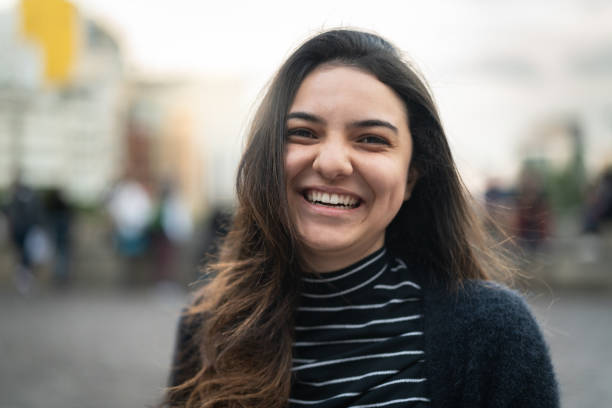
#> input picture 4-OpenCV/Capture1.jpg, 612 x 408 px, found by its file name
$ jupyter execute 'Face Swap.ipynb'
#> lines starting #> are read from the running program, lines starting #| are printed output that depends on the picture; after the words box and inside, x2 and y2 are one past the last pixel; in counts of white or black regions, pixels touching at a corner belong together
[cell 1]
import cv2

[cell 2]
model = cv2.CascadeClassifier('haarcascade_frontalface_default.xml')

[cell 3]
photo1 = cv2.imread('Capture1.JPG')
#> photo1 is the input picture: shape (408, 612, 3); mean B, G, R 124.3, 130.1, 134.5
face1 = model.detectMultiScale(photo1)
#> face1 = [[254, 70, 168, 168]]
p1x1 = face1[0][0]
#> p1x1 = 254
p1y1 = face1[0][1]
#> p1y1 = 70
p1x2 = p1x1 + face1[0][3]
#> p1x2 = 422
p1y2 = p1y1 + face1[0][2]
#> p1y2 = 238

[cell 4]
photo2 = cv2.imread('Capture.JPG')
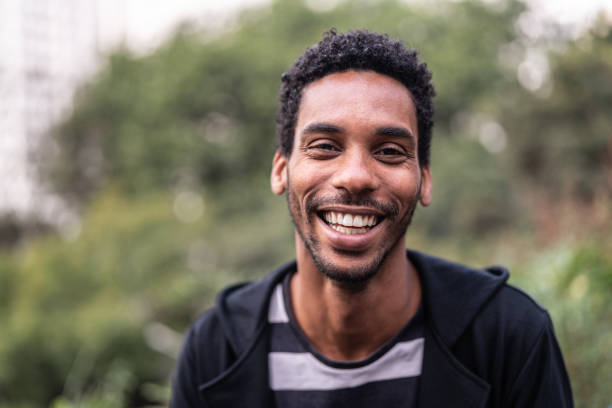
#> input picture 4-OpenCV/Capture.jpg, 612 x 408 px, found by its file name
#> photo2 is the input picture: shape (408, 612, 3); mean B, G, R 99.7, 114.4, 120.9
tphoto2 = cv2.imread('Capture.JPG')
face2 = model.detectMultiScale(photo2)
#> face2 = [[268, 78, 177, 177]]
p2x1 = face2[0][0]
#> p2x1 = 268
p2y1 = face2[0][1]
#> p2y1 = 78
p2x2 = p2x1 + face2[0][3]
#> p2x2 = 445
p2y2 = p2y1 + face2[0][2]
#> p2y2 = 255

[cell 5]
cphoto1 = photo1[p1y1:p1y2, p1x1:p1x2]
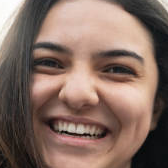
#> cphoto1: shape (168, 168, 3); mean B, G, R 98.3, 108.8, 132.8
cphoto2 = photo2[p2y1:p2y2, p2x1:p2x2]
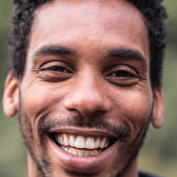
#> cphoto2: shape (177, 177, 3); mean B, G, R 103, 110.9, 142.7
tcphoto2 = tphoto2[p2y1:p2y2, p2x1:p2x2]

[cell 6]
for i in range(p2y1, p2y1+len(cphoto1)):
    for j in range(p2x1, p2x1+len(cphoto1)):
        tphoto2[i][j] = cphoto1[i-p2y1][j-p2x1]
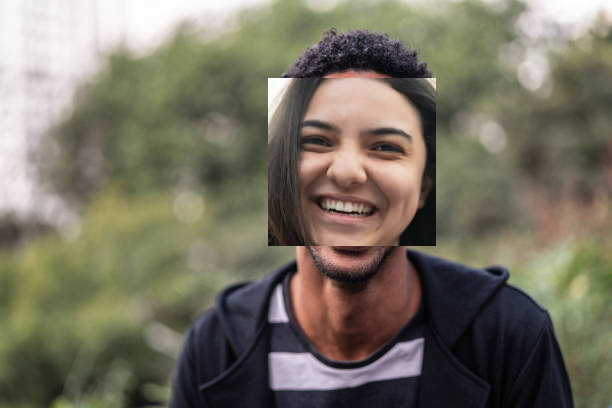
#> tphoto2: shape (408, 612, 3); 11.3% of pixels changed, all inside (x1, y1, x2, y2) = (268, 78, 436, 246)
for i in range(p1y1, p1y1+len(cphoto2)):
    for j in range(p1x1, p1x1+len(tcphoto2)):
        photo1[i][j] = cphoto2[i-p1y1][j-p1x1]
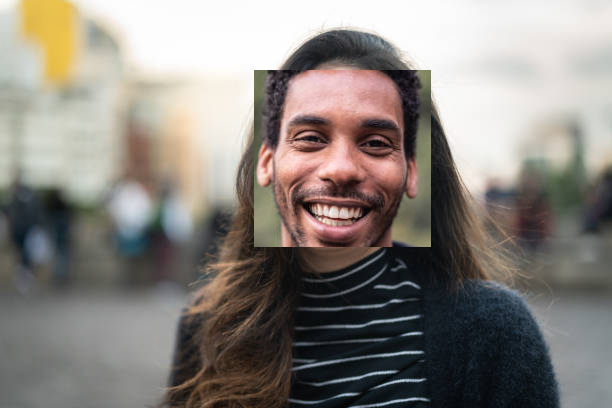
#> photo1: shape (408, 612, 3); 12.55% of pixels changed, all inside (x1, y1, x2, y2) = (254, 70, 431, 247)
cv2.imshow('Pic 1', photo1)
cv2.imshow('Pic 2', tphoto2)
cv2.waitKey()
cv2.destroyAllWindows()
